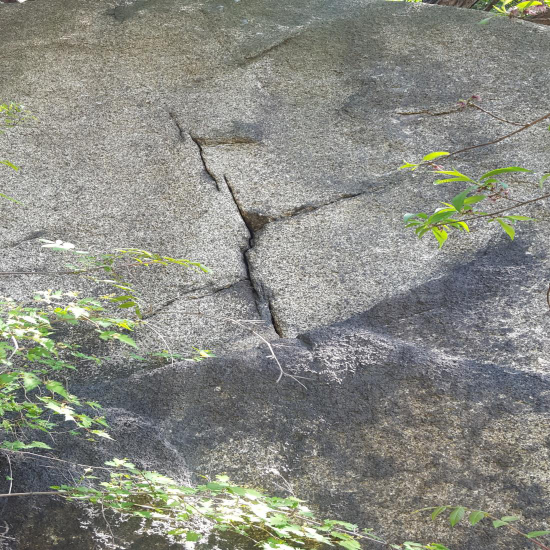
#> input picture img_origin.png, 1100 x 1100 px (shown at 1/2 size)
$ jupyter execute 'Digitally display images.ipynb'
#> lines starting #> are read from the running program, lines starting #| are printed output that depends on the picture
[cell 1]
import cv2
import os
import numpy as np
from scipy import ndimage
import SimpleITK as sitk
import matplotlib.pyplot as plt
import seaborn as sns

[cell 2]
# 读取图像并转换为灰度图
imageori_color = cv2.imread('img_origin.png')
#> imageori_color is the input picture: shape (1100, 1100, 3); mean B, G, R 131.5, 139.2, 137.7
imageori_gray = cv2.cvtColor(imageori_color, cv2.COLOR_BGR2GRAY)
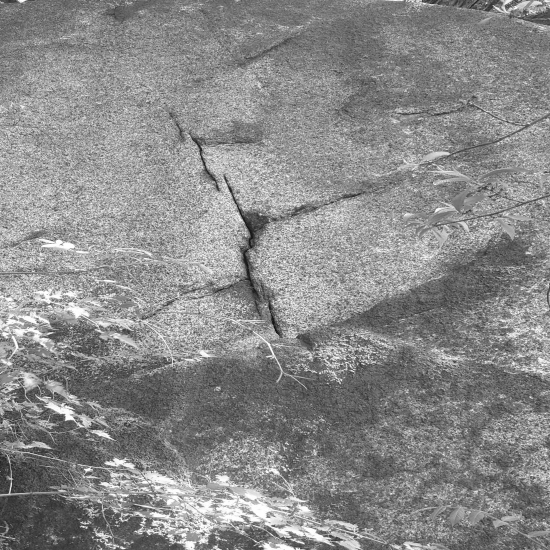
#> imageori_gray: shape (1100, 1100) (shown at 1/2 size); min 1, max 255, mean 137.9


image_gray = imageori_gray[355:365,447:457]
plt.imshow(image_gray, cmap='gray')


sns.set_theme()
# Draw a heatmap with the numeric values in each cell
plt.subplots(figsize=(9, 6))
sns.heatmap(image_gray, annot=True, fmt="d", linewidths=.5,cmap="coolwarm")
plt.show()
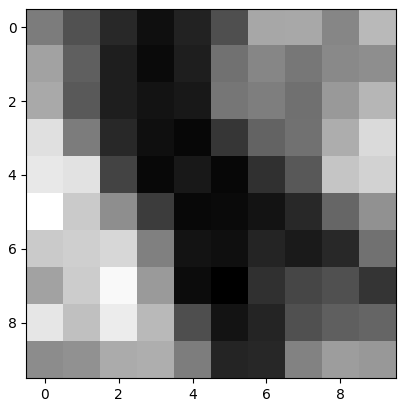
#> figure drawn by matplotlib, 1 panel
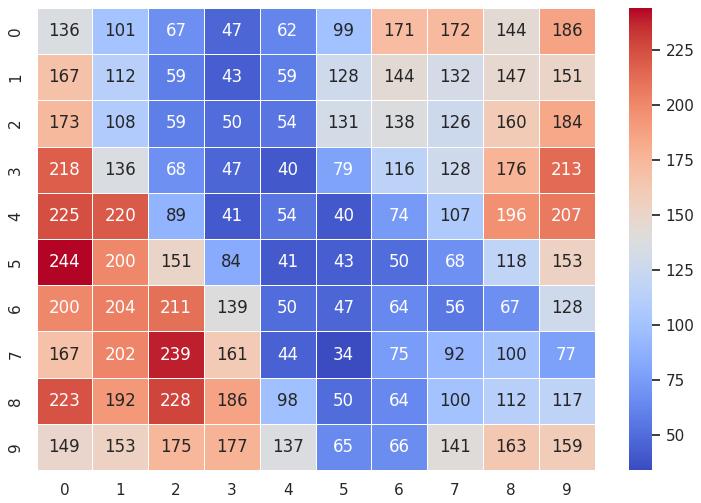
#> figure drawn by matplotlib, 2 panels

plt.imshow(imageori_gray, cmap='gray')
plt.plot(447,355, 'ro')
plt.show()
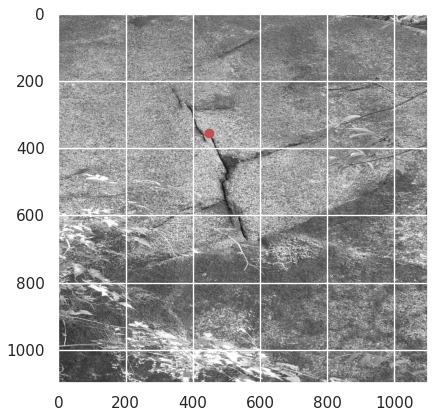
#> figure drawn by matplotlib, 1 panel
